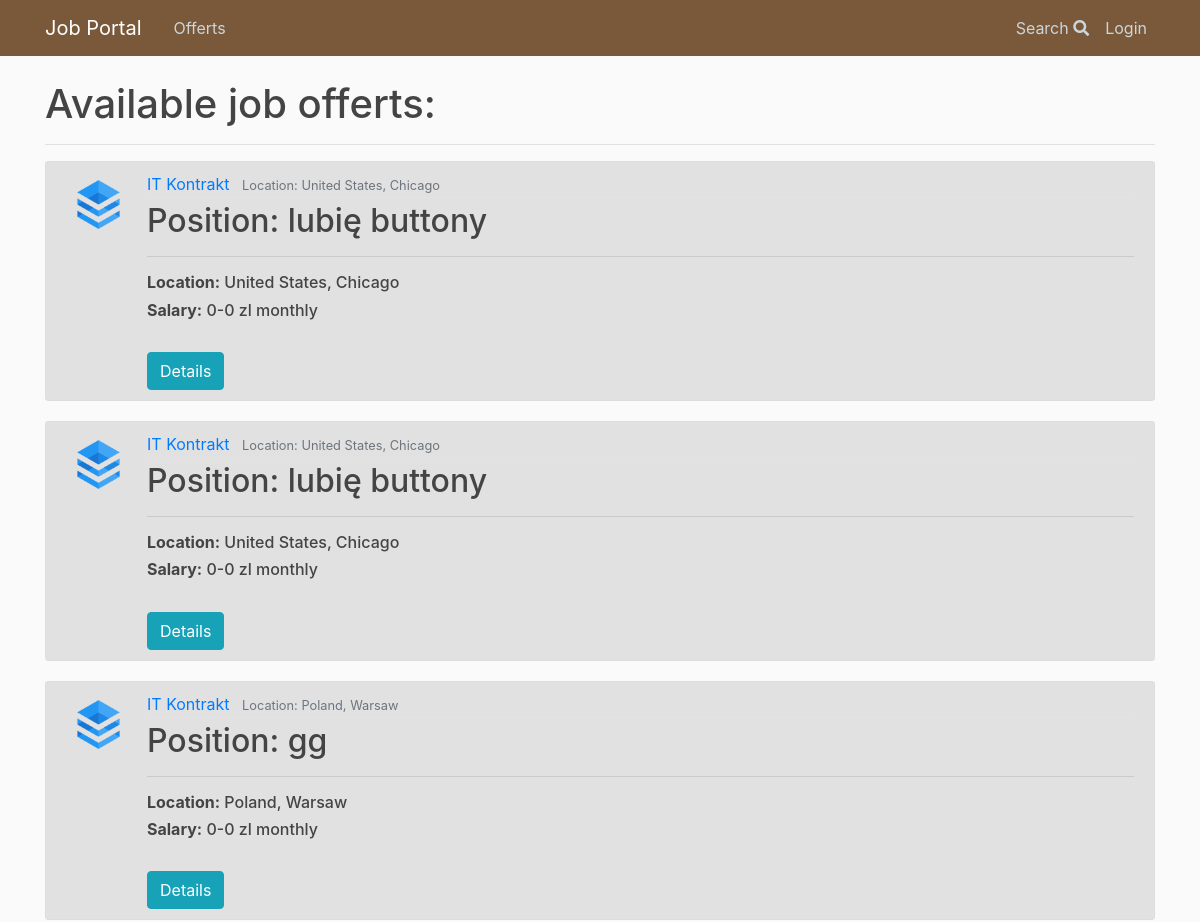
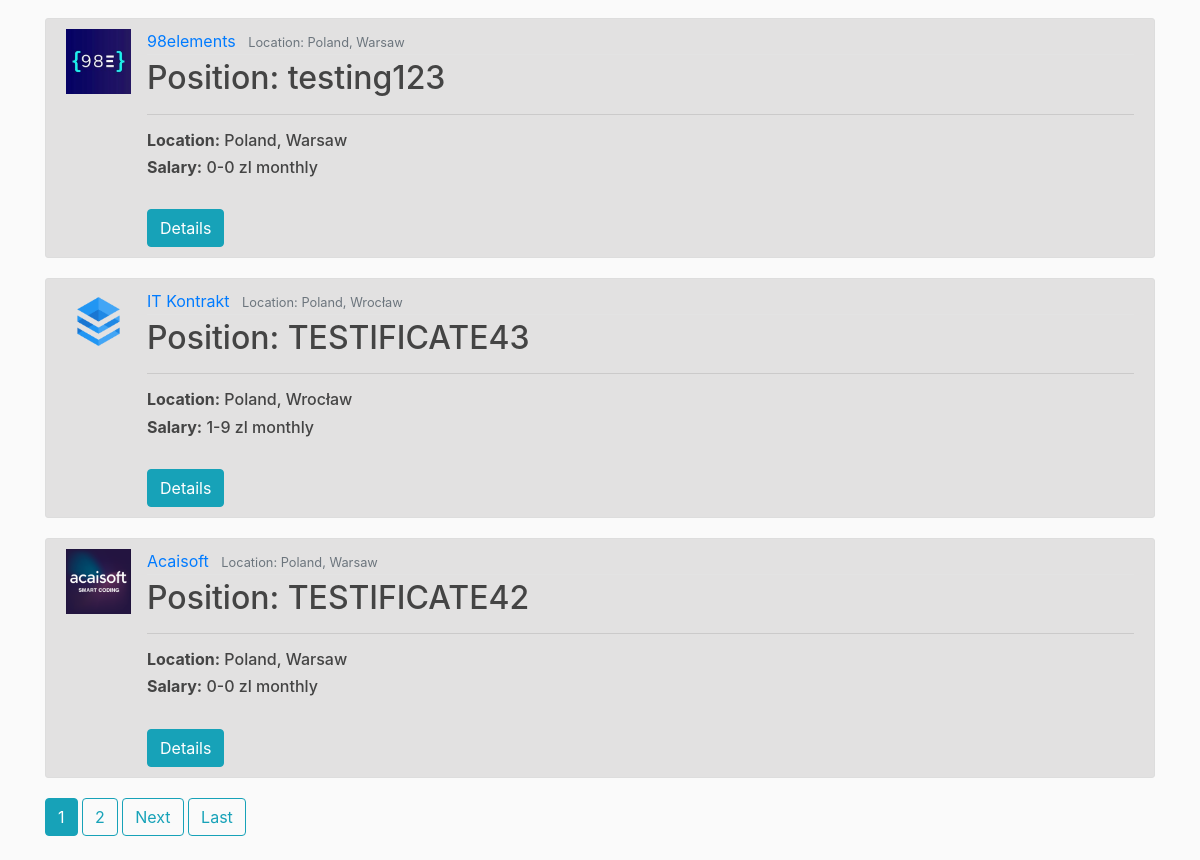
The app's page /offerts/, older data (2 pictures, top to bottom).
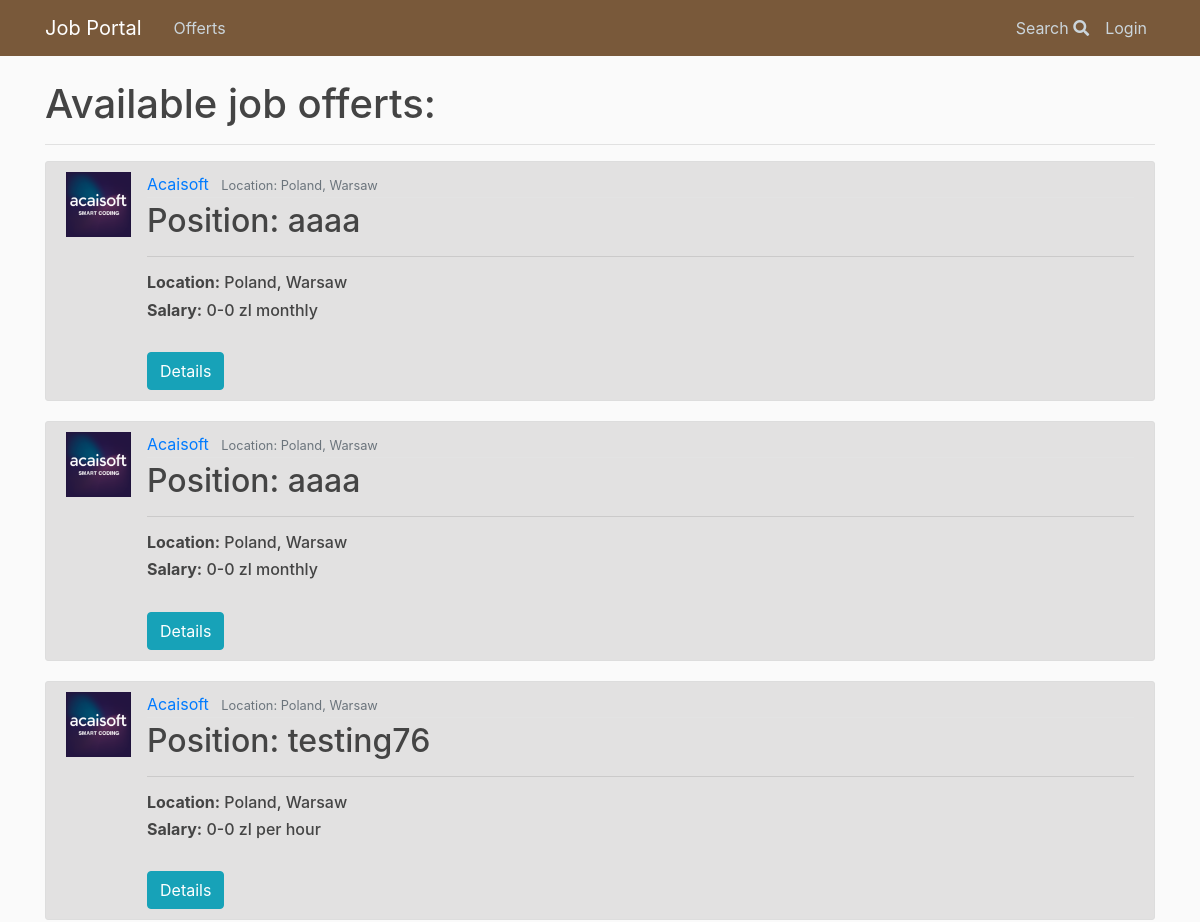
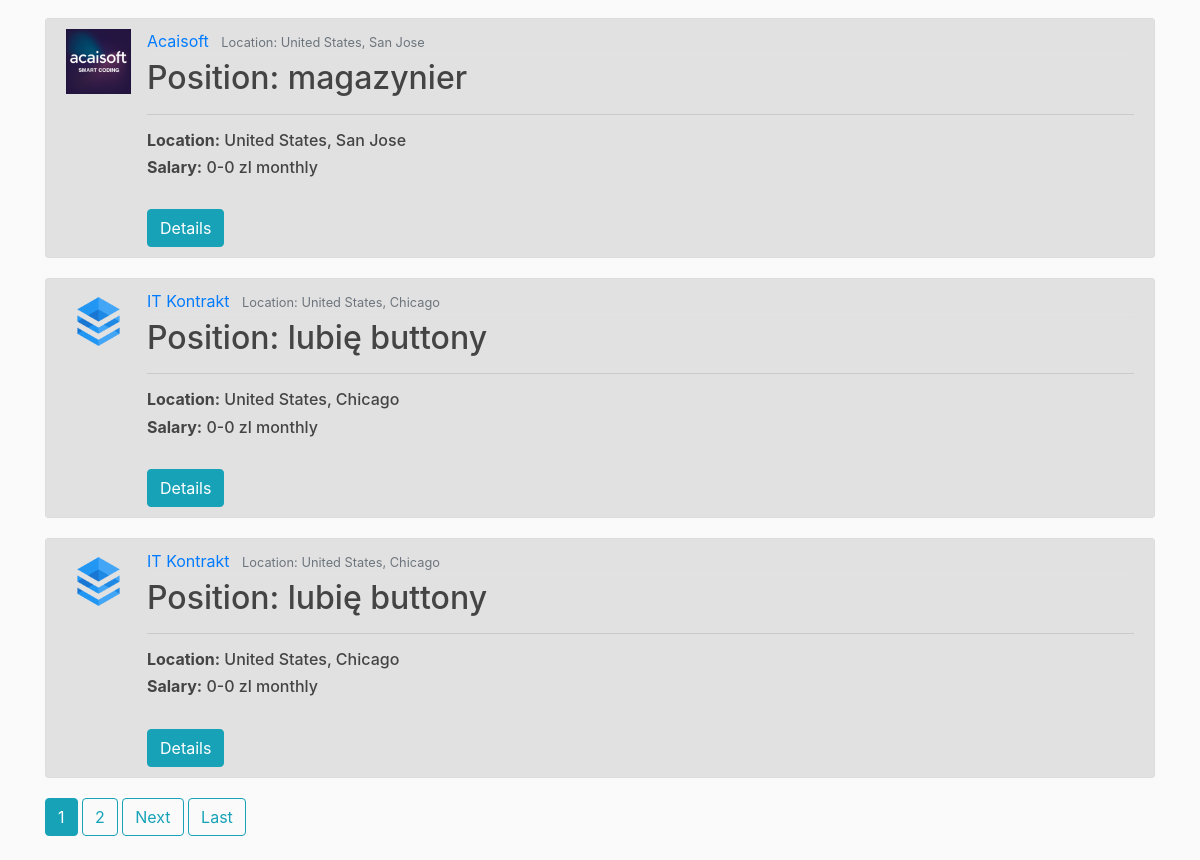
The same page, newer data (2 pictures, top to bottom).
### offerts/models.py (models this page shows, shortened)
class Offert(models.Model):
    author = models.ForeignKey(User, on_delete=models.CASCADE)
    position = models.CharField(max_length = 100)
    agency = models.ForeignKey(Agency, on_delete=models.CASCADE)
    remote = models.BooleanField(default=False)
    sal_types = (
        ('H', 'per hour'),
        ('M', 'monthly'),
    )
    salary_type = models.CharField(
        max_length=1,
        choices=sal_types,
        default='M',
    )
    min_salary = models.IntegerField(default=0)
    max_salary = models.IntegerField(default=0)
    publication_date = models.DateTimeField(auto_now_add = True)
    expiration_date = models.DateField(null=True, default=None)
    must_have = models.ManyToManyField('Tag')
    nice_to_have = models.CharField(max_length = 1000)
    duties = models.CharField(max_length = 1000)
    benefits = models.CharField(max_length = 1000)
    about = models.TextField(null=True)
    '''def get_absolute_url(self):
        return reverse('offerts:application_form')'''

class Agency(models.Model):
    company = models.ForeignKey(Company, on_delete=models.CASCADE)
    country = models.CharField(max_length = 100)
    location = models.CharField(max_length = 100)
    address = models.CharField(max_length = 200)
    weppage = models.URLField(null=True)
    email = models.EmailField()
    phone = models.CharField(max_length=15)
    class Meta:
        verbose_name_plural = "Agencies"

class Company(models.Model):
    name = models.CharField(max_length = 200, unique=True)
    logo = models.ImageField(upload_to = "logos/", null=True, default=None)
    webpage = models.URLField(null=True)
    about = models.CharField(max_length = 1000)
    class Meta:
        verbose_name_plural = "Companies"

### offerts/views.py (the view)
# urls.py: path('', OffertListView.as_view(), name = 'index'),
class OffertListView(ListView):
    model = Offert
    template_name = 'offerts/offert_list.html' # default: <app>/<model>_<viewtype>.html
    context_object_name = 'offerts'
    ordering = ['-publication_date'] # '-' -> from newest to oldest
    paginate_by = 6

### offerts/templates/offerts/offert_list.html (shortened to what this page needs)
{% extends 'base.html' %}
{% load static %}
{% block body %}
<h1> Available job offerts: </h1>
<hr>
{% if offerts %}
{% for offert in offerts %}
<article class="media content-section">
  <img class="article-img" src="{{offert.agency.company.logo.url}}" alt="logo">
  <div class="media-body">
    <div class="article-metadata">
      <a class="mr-2" href='#'>{{ offert.agency.company.name }}</a>
      <small class="text-muted">Location: {{ offert.agency.country }}, {{offert.agency.location }}</small>
    </div>
    <h2><a class="article-title">Position: {{ offert.position }}</a></h2>
    <hr>
    <h6><a class="article-title"><strong>Location:</strong> {{ offert.agency.country }}, {{offert.agency.location }}</a></h6>
    <h6><a class="article-title"><strong>Salary:</strong> {{offert.min_salary}}-{{offert.max_salary}} zl  {{ offert.get_salary_type_display }}</a></h6>
    <br>
    <a href="{% url 'offerts:offert_details' offert.id %}"><button type="button" class="btn btn-info">Details</button></a>
    </article>
    {% endfor %}
    {% if is_paginated %}
    {% for num in page_obj.paginator.page_range %}
    {% if page_obj.number == num %}
    <a class="btn btn-info mb-4" href="?page={{num}}">{{num}}</a>
    {% elif num > page_obj.number|add:'-2' and num < page_obj.number|add:'2' %}
    <a class="btn btn-outline-info mb-4" href="?page={{num}}">{{num}}</a>
    {% endif %}
    {% endfor %}
    {% if page_obj.has_next %}
    <a class="btn btn-outline-info mb-4" href="?page={{ page_obj.next_page_number }}">Next</a>
    <a class="btn btn-outline-info mb-4" href="?page={{ page_obj.paginator.num_pages }}">Last</a>
    {% endif %}
    {% endif %}
    {% else %}
    <h3>No offerts available.</h3>
    {% endif %}
    {% endblock %}

Row changes from the older to the newer data that the page shows:
no longer on this page (row unchanged): Offert: agency.company.logo (picture), agency.company.name "IT Kontrakt", agency.country "Poland", agency.location "Warsaw", position "gg", min_salary "0", max_salary "0", salary_type "monthly"
no longer on this page (row unchanged): Offert: agency.company.logo (picture), agency.company.name "98elements", agency.country "Poland", agency.location "Warsaw", position "testing123", min_salary "0", max_salary "0", salary_type "monthly"
no longer on this page (row unchanged): Offert: agency.company.logo (picture), agency.company.name "IT Kontrakt", agency.country "Poland", agency.location "Wrocław", position "TESTIFICATE43", min_salary "1", max_salary "9", salary_type "monthly"
no longer on this page (row unchanged): Offert: agency.company.logo (picture), agency.company.name "Acaisoft", agency.country "Poland", agency.location "Warsaw", position "TESTIFICATE42", min_salary "0", max_salary "0", salary_type "monthly"
added Offert: agency.company.logo (picture), agency.company.name "Acaisoft", agency.country "Poland", agency.location "Warsaw", position "aaaa", min_salary "0", max_salary "0", salary_type "monthly"
added Offert: agency.company.logo (picture), agency.company.name "Acaisoft", agency.country "Poland", agency.location "Warsaw", position "aaaa", min_salary "0", max_salary "0", salary_type "monthly"
added Offert: agency.company.logo (picture), agency.company.name "Acaisoft", agency.country "Poland", agency.location "Warsaw", position "testing76", min_salary "0", max_salary "0", salary_type "per hour"
added Offert: agency.company.logo (picture), agency.company.name "Acaisoft", agency.country "United States", agency.location "San Jose", position "magazynier", min_salary "0", max_salary "0", salary_type "monthly"
